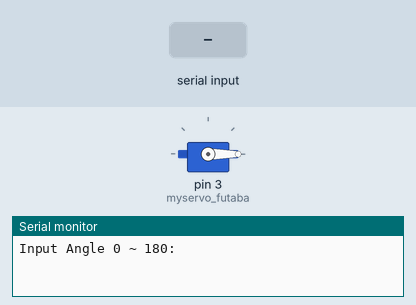
Recording of a sketch running on a simulated Arduino Uno, built with avr-gcc and run on an emulated ATmega328P. On the bench: servo, the last lines printed to the serial monitor. The test bench sets the inputs (shaded band).

Above: at 1.2 s.
1.3 s: "90,45\n" received over Serial
At 2.08 s:
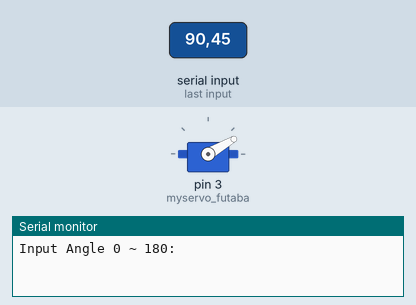
At 4.1 s:
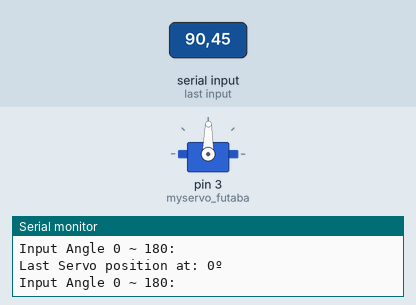
4.3 s: "90\n" received over Serial
5.8 s: "200\n" received over Serial
Timing chart, 0 to 8.8 s (numbered marks = the images above; inputs shaded):
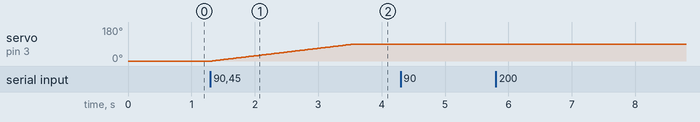

The sketch:

servo_code.ino
```cpp
#include <Servo.h> // servo library

Servo myservo_htec; // servo variable
Servo myservo_futaba; // servo variable

String strAngle; // Angle entered by serial communication
boolean flag = false; // Enable when data is entered by serial communications

int degrees[2] = {0, 0}; // First servo position
int i;

void setup(){
    myservo_futaba.attach(3, 500, 2500);
    myservo_futaba.write(degrees[1]);
    Serial.begin(9600);
    Serial.println("Input Angle 0 ~ 180: ");

}

void loop(){
    if(flag == 1){ // Run when serial data is received
        flag = 0;
        int temp = strAngle.toInt();
        strAngle = "";
        if((temp >= 0) && (temp <= 180)){
            degrees[1] = temp;
          if(degrees[1] > degrees[0]){
            for(i=degrees[0]; i < degrees[1]; i++){
              myservo_futaba.write(i);
              delay(25);
            }
          }
          else if(degrees[1] < degrees[0]){
             for(i=degrees[0]; i > degrees[1]; i--){
              myservo_futaba.write(i);
              delay(25);
            }
          }
          else{
           Serial.println("Not in range...!!");
          }
        }
        else{ // for error handling
            Serial.println("Please Input Reand 0 ~ 180...!");
        }
        Serial.print("Last Servo position at: ");
        Serial.print(degrees[0]);
        Serial.print("º");
        Serial.println("");
        Serial.println("Input Angle 0 ~ 180: ");
        degrees[0] = degrees[1];
    }
}


void serialEvent(){
   strAngle = Serial.readStringUntil('\n');
   flag = true;


}
```

Measured:
- after the input at 1.3 s, servo on pin 3 (myservo_futaba): moves from 0° to 89° over 2.2 s, starting at once
